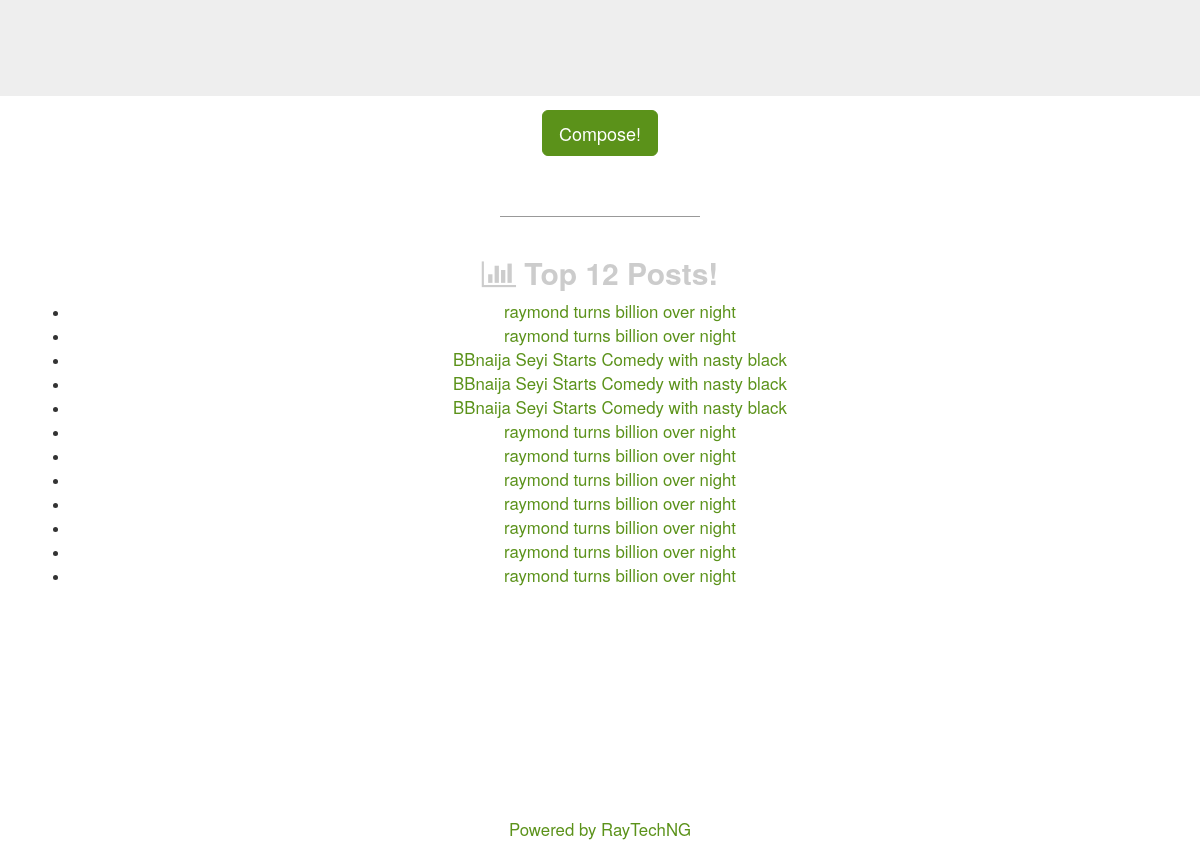
/database/, run on an earlier commit of the app's database.
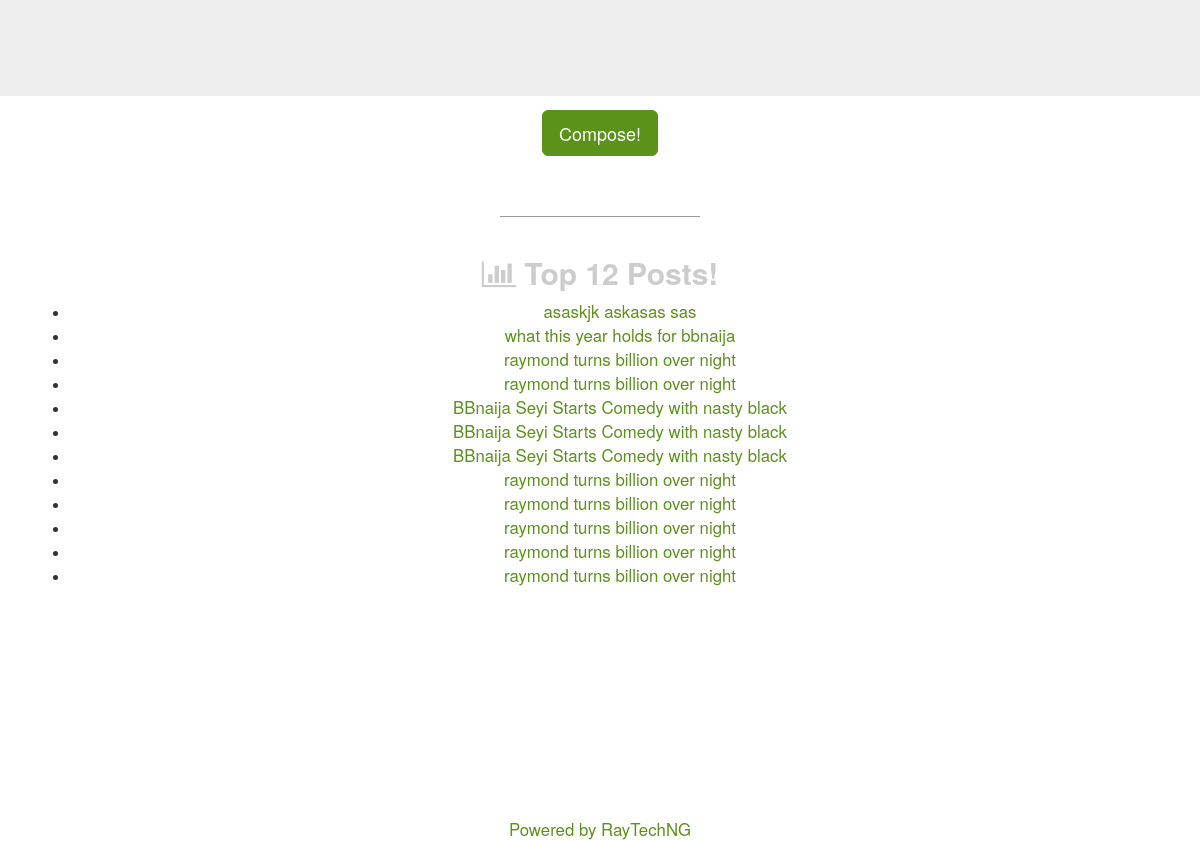
And on a later commit of the database.
### main/models.py (models this page shows, shortened)
class Article(models.Model):
	title = models.TextField(default="none")
	keyphrase = models.TextField(default="none")
	headlines = models.TextField(default="none")
	content = models.TextField(default="none")
	question = models.TextField(default="none")
	tweet_quote = models.TextField(default="none")
	more_gist = models.TextField(default="none")
	pub_date = models.DateTimeField(default=timezone.now)

### main/views.py (the view)
# urls.py: path("database/", views.AllView, name="all"),
def AllView(request):
	posts = Article.objects.order_by("-pub_date")[:12]
	context = {"posts": posts}
	return render(request, "main/all.html", context)

### main/templates/main/all.html (shortened to what this page needs)
{% extends 'main/base2.html' %}
{% block content %}
<div class="jumbotron">
  <div class="jumbotron__body">
    <div class="container">
      <p>
        <a class="btn btn-primary btn-lg" href="{% url 'index' %}" role="button">Compose!</a>
      </p>
      <div class="jumbotron__topad">
          <h2><strong><i class="fa fa-bar-chart"></i> Top 12 Posts!</strong></h2>
          {% if posts %}
          <ul>
          	{% for post in posts %}
          	<li>
          		 <a href="{% url 'single_post' post.id %}">
				    {{ post.title }}
				  </a>
          	</li>
			{% endfor %}
          </ul>
          {% else %}
          	<p>Sorry, Nothing Yet!</p>
          {% endif %}
          <br /> <br /> <br /> <br /> <br /> <br /> <br /> <br /> <br /> <br /> <br />
          <a href="#">
            Powered by RayTechNG
          </a>
      </div>
    </div>
  </div>
  <div class="jumbotron__background"
       data-vide-bg="mp4: https://analytics.ispot.tv/download/media4/001/276/701/Aw_w.mp4, webm: https://analytics.ispot.tv/download/media4/001/276/701/Aw_w.webm, poster: https://analytics.ispot.tv/download/media4/001/276/701/Aw_w_8.jpg"
       data-vide-options="posterType: jpg, loop: true, muted: true, position: 50% 50%">
  </div>
{% endblock %}

### main/templates/main/base2.html (shortened to what this page needs)
<!doctype html>
<html lang="en">
{% load static %}
<head>
<link rel="stylesheet" href="https://maxcdn.bootstrapcdn.com/font-awesome/4.4.0/css/font-awesome.min.css">
<link href="https://maxcdn.bootstrapcdn.com/bootstrap/3.3.5/css/bootstrap.min.css" rel="stylesheet" type="text/css" />
</head>
<body>
	 {% block content %}
     {% endblock content %}
</body>
</html>

### main/templates/main/base2.html (style rules this page uses)
.jumbotron .btn-primary { background-color: #5b921a !important; border-color: #5b921a !important; }
.jumbotron .jumbotron__topad { margin-top: 60px; padding-top: 20px; position: relative; }
.jumbotron .jumbotron__topad:before { content: ''; position: absolute; top: 0; left: 50%; width: 200px; margin-left: -100px; border-top: 1px solid #999; }
.jumbotron .jumbotron__topad strong { display: block; color: #ccc; }
.jumbotron .jumbotron__topad a { color: #5b921a; font-size: 1.2em; }
.jumbotron .jumbotron__background { position: absolute; z-index: 1; top: 0; bottom: 0; left: 0; right: 0; }
.jumbotron .jumbotron__background :after { content: ''; position: absolute; top: 0; left: 0; right: 0; bottom: 0; background: transparent repeat 50% 50%; background-image: url("http://www.transparenttextures.com/patterns/fake-brick.png"); }
.jumbotron .jumbotron__background :before { content: ''; position: absolute; top: 0; left: 0; right: 0; bottom: 0; background: rgba(0, 0, 0, 0.8); }
.jumbotron .jumbotron__body { padding-top: 110px; position: absolute; z-index: 2; top: 0; left: 0; right: 0; bottom: 0; text-align: center; }
.jumbotron p { color: #eee !important; }

What changed in the data, as far as the page shows it:
no longer on this page (row unchanged): Article: title "raymond turns billion over night"
no longer on this page (row unchanged): Article: title "raymond turns billion over night"
added Article: title "asaskjk askasas sas"
added Article: title "what this year holds for bbnaija"
